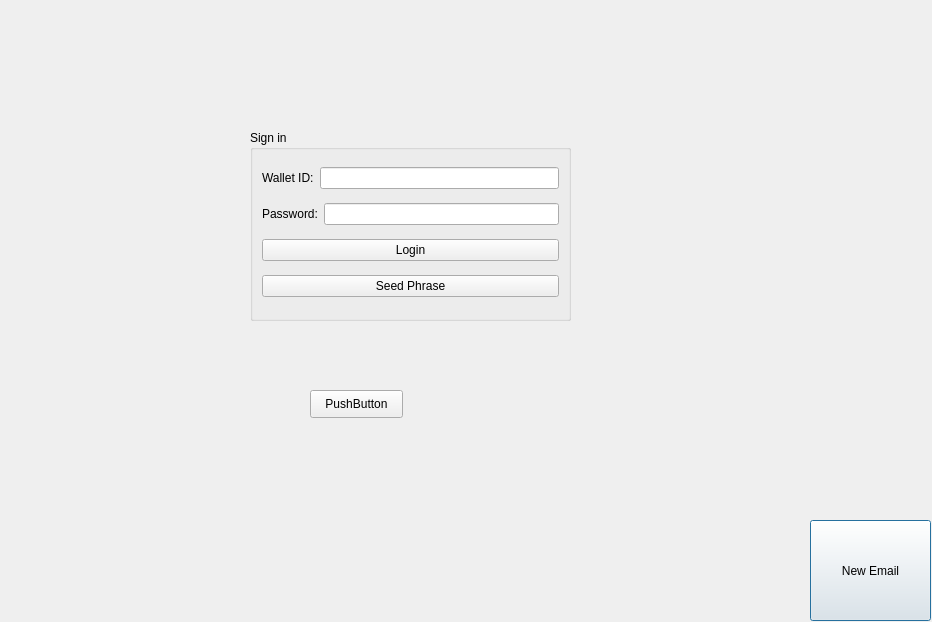
<?xml version="1.0" encoding="UTF-8"?>
<ui version="4.0">
 <class>Inbox</class>
 <widget class="QDialog" name="Inbox">
  <property name="geometry">
   <rect>
    <x>0</x>
    <y>0</y>
    <width>932</width>
    <height>622</height>
   </rect>
  </property>
  <property name="windowTitle">
   <string>Dialog</string>
  </property>
  <widget class="QStackedWidget" name="stackedWidget">
   <property name="geometry">
    <rect>
     <x>20</x>
     <y>10</y>
     <width>921</width>
     <height>621</height>
    </rect>
   </property>
   <widget class="QWidget" name="page">
    <widget class="QPushButton" name="pushButton">
     <property name="geometry">
      <rect>
       <x>790</x>
       <y>510</y>
       <width>121</width>
       <height>101</height>
      </rect>
     </property>
     <property name="text">
      <string>New Email</string>
     </property>
    </widget>
    <widget class="QGroupBox" name="groupBox">
     <property name="geometry">
      <rect>
       <x>230</x>
       <y>120</y>
       <width>321</width>
       <height>191</height>
      </rect>
     </property>
     <property name="title">
      <string>Sign in</string>
     </property>
     <layout class="QVBoxLayout" name="verticalLayout">
      <item>
       <layout class="QHBoxLayout" name="horizontalLayout">
        <item>
         <widget class="QLabel" name="WalletIDLabel">
          <property name="text">
           <string>Wallet ID:</string>
          </property>
         </widget>
        </item>
        <item>
         <widget class="QLineEdit" name="WalletIDLineEdit"/>
        </item>
       </layout>
      </item>
      <item>
       <layout class="QHBoxLayout" name="horizontalLayout_2">
        <item>
         <widget class="QLabel" name="PasswordLabel">
          <property name="text">
           <string>Password:</string>
          </property>
         </widget>
        </item>
        <item>
         <widget class="QLineEdit" name="PasswordLineEdit">
          <property name="echoMode">
           <enum>QLineEdit::Password</enum>
          </property>
         </widget>
        </item>
       </layout>
      </item>
      <item>
       <widget class="QPushButton" name="LoginButton">
        <property name="text">
         <string>Login</string>
        </property>
       </widget>
      </item>
      <item>
       <widget class="QPushButton" name="SeedPhraseButton">
        <property name="text">
         <string>Seed Phrase</string>
        </property>
       </widget>
      </item>
     </layout>
    </widget>
    <widget class="QPushButton" name="pushButton_2">
     <property name="geometry">
      <rect>
       <x>290</x>
       <y>380</y>
       <width>93</width>
       <height>28</height>
      </rect>
     </property>
     <property name="text">
      <string>PushButton</string>
     </property>
    </widget>
   </widget>
   <widget class="QWidget" name="page_2"/>
  </widget>
 </widget>
 <resources/>
 <connections/>
</ui>
